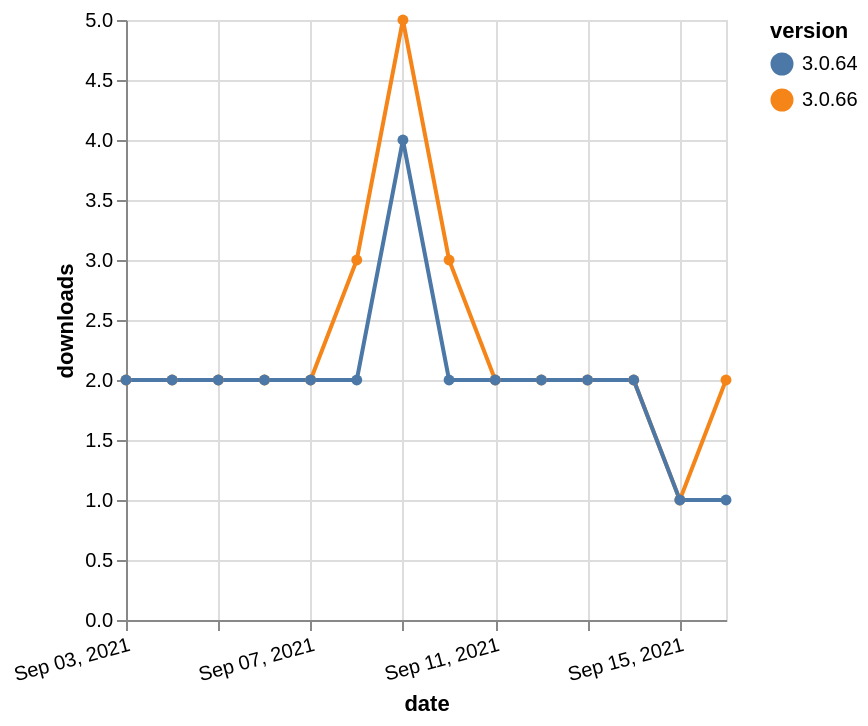

This figure's Vega-Lite source:
### Vega-Lite specification from a JSON file in a GitHub repository (floating-point values rounded to 4 significant figures)
{"$schema": "https://vega.github.io/schema/vega-lite/v5.json", "description": "A simple bar chart with embedded data.", "data": {"values": [{"date": "2021-09-03", "total": 2583, "delta": 2, "version": "3.0.66"}, {"date": "2021-09-04", "total": 2585, "delta": 2, "version": "3.0.66"}, {"date": "2021-09-05", "total": 2587, "delta": 2, "version": "3.0.66"}, {"date": "2021-09-06", "total": 2589, "delta": 2, "version": "3.0.66"}, {"date": "2021-09-07", "total": 2591, "delta": 2, "version": "3.0.66"}, {"date": "2021-09-08", "total": 2594, "delta": 3, "version": "3.0.66"}, {"date": "2021-09-09", "total": 2599, "delta": 5, "version": "3.0.66"}, {"date": "2021-09-10", "total": 2602, "delta": 3, "version": "3.0.66"}, {"date": "2021-09-11", "total": 2604, "delta": 2, "version": "3.0.66"}, {"date": "2021-09-12", "total": 2606, "delta": 2, "version": "3.0.66"}, {"date": "2021-09-13", "total": 2608, "delta": 2, "version": "3.0.66"}, {"date": "2021-09-14", "total": 2610, "delta": 2, "version": "3.0.66"}, {"date": "2021-09-15", "total": 2611, "delta": 1, "version": "3.0.66"}, {"date": "2021-09-16", "total": 2613, "delta": 2, "version": "3.0.66"}, {"date": "2021-09-03", "total": 2623, "delta": 2, "version": "3.0.64"}, {"date": "2021-09-04", "total": 2625, "delta": 2, "version": "3.0.64"}, {"date": "2021-09-05", "total": 2627, "delta": 2, "version": "3.0.64"}, {"date": "2021-09-06", "total": 2629, "delta": 2, "version": "3.0.64"}, {"date": "2021-09-07", "total": 2631, "delta": 2, "version": "3.0.64"}, {"date": "2021-09-08", "total": 2633, "delta": 2, "version": "3.0.64"}, {"date": "2021-09-09", "total": 2637, "delta": 4, "version": "3.0.64"}, {"date": "2021-09-10", "total": 2639, "delta": 2, "version": "3.0.64"}, {"date": "2021-09-11", "total": 2641, "delta": 2, "version": "3.0.64"}, {"date": "2021-09-12", "total": 2643, "delta": 2, "version": "3.0.64"}, {"date": "2021-09-13", "total": 2645, "delta": 2, "version": "3.0.64"}, {"date": "2021-09-14", "total": 2647, "delta": 2, "version": "3.0.64"}, {"date": "2021-09-15", "total": 2648, "delta": 1, "version": "3.0.64"}, {"date": "2021-09-16", "total": 2649, "delta": 1, "version": "3.0.64"}]}, "width": "container", "mark": {"type": "line", "point": {"filled": true}}, "encoding": {"x": {"field": "date", "type": "temporal", "timeUnit": "yearmonthdate", "title": "date", "axis": {"labelAngle": -15}}, "y": {"field": "delta", "type": "quantitative", "title": "downloads"}, "color": {"field": "version", "type": "nominal"}, "tooltip": {"field": "delta"}}}
